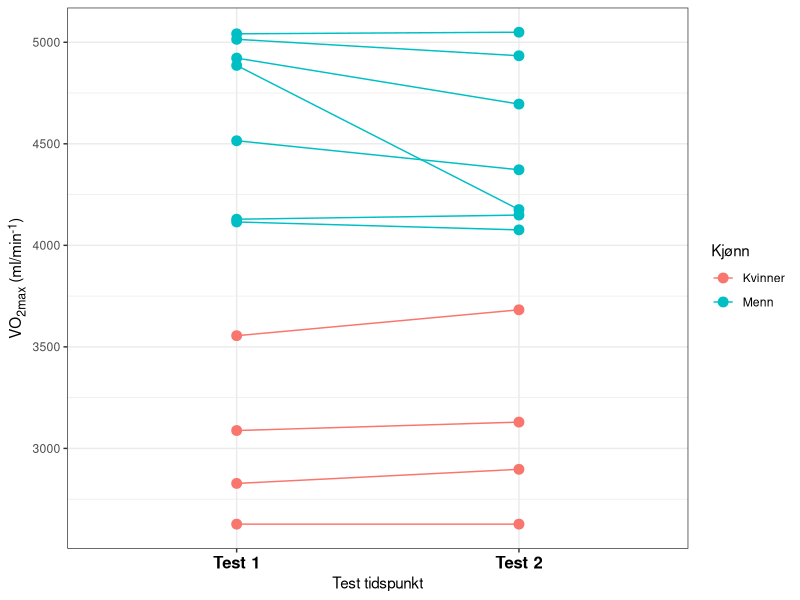

The R source for this figure:
## ---- chunk 1
# Laster inn pakker og datasett
library(readxl)
library(tidyverse) 
library(knitr)
library(flextable)
library(ggtext)
library(ggplot2)


vo2data <- read_excel("data/vo2g1.xlsx")


vo2data %>%
  select(fp, time, sex, age, height, weight) %>% 
  # Velger fp, time, sex, age, height and weight
  
  filter(time == "pre") %>% # filter for å bare ha resulat fra pre
  
  group_by(sex) %>% # lager grupper for kjønn
  mutate(n = n()) %>% # legger til variabel for å få antall deltagere per kjønn
   pivot_longer(names_to = "variable", 
               values_to = "value", 
               cols = age:n) %>% # summerer alle varibler og legger til "varible" og "Value" som kolonne og variablene som rader
   group_by(sex, variable) %>% # definerer gruppene på nytt 
  summarise(m = mean(value), 
            s = sd(value)) %>% # regner ut gjennomnsitt og sdandardavvik og legger til som kolonne
  mutate(ms = if_else(variable == "n", as.character(m), paste0(signif(m, 3),  " (", signif(s, 3), ")"))) %>% # formaterer det på gunstig måte og bruker signif til å runde av desiamler.
   ungroup() %>% # må til for å fjerne kolonner
  select(-m, -s) %>% # Velger de jeg skal fjerne
   pivot_wider(names_from = sex, 
              values_from = ms) %>% # Henter navn fra sex og verdier fra values og danner en bredere tabell
   mutate(variable = factor(variable, levels = c("n", "age", "weight", "height"), labels = c("N", "Alder (år)", "Vekt (kg)", "Høyde (cm)"))) %>% # Endrer navn på variabler 
  arrange(variable) %>% 
   flextable()  %>%
   set_header_labels(variable = "",
                    F = "Kvinner", M = "Menn") %>%
  add_footer_row(values = "Verdier er gitt som gjennomsnitt og (Standardavvik)", colwidths = 3) %>%
   autofit()
## ---- chunk 2

reliabilitet <- read_excel("data/realabilitet uttrekning.xlsx") %>%
  mutate(diff = `VO2_max_ml/min post` - `VO2_max_ml/min pre`) %>% # Change/difference score
  summarise(s = sd(diff),
            m = mean(c(`VO2_max_ml/min post`, `VO2_max_ml/min pre`)), # mean
            te = s / sqrt(2), # the typical error. 
            cv = 100 * (te / m),
             L = qt(0.975, 4) * s) # Calculate as a percentage of the mean

## ---- chunk 3


read_excel("data/vo2g1.xlsx") %>%
  select(fp, time, vo2data = `VO2_max_ml/min`, sex)  %>%
  mutate(time = factor(time, levels = c("pre", "post"), 
                           labels = c("Test 1", "Test 2"))) %>%
  mutate(sex = factor(sex, levels =c("F", "M"),
                      labels = c("Kvinner", "Menn"))) %>%
  ggplot(aes(time, vo2data, color = sex, group = fp)) + 
  geom_line() +
  geom_point(size = 3) +
  labs(x = "Test tidspunkt",
       y = "VO<sub>2max</sub> (ml/min<sup>-1</sup>) ", 
       color = "Kjønn") +
  theme_bw() +
  theme(axis.text.x = element_text(color = "black", size = 12, face = "bold"), 
        axis.title.y = element_markdown())
